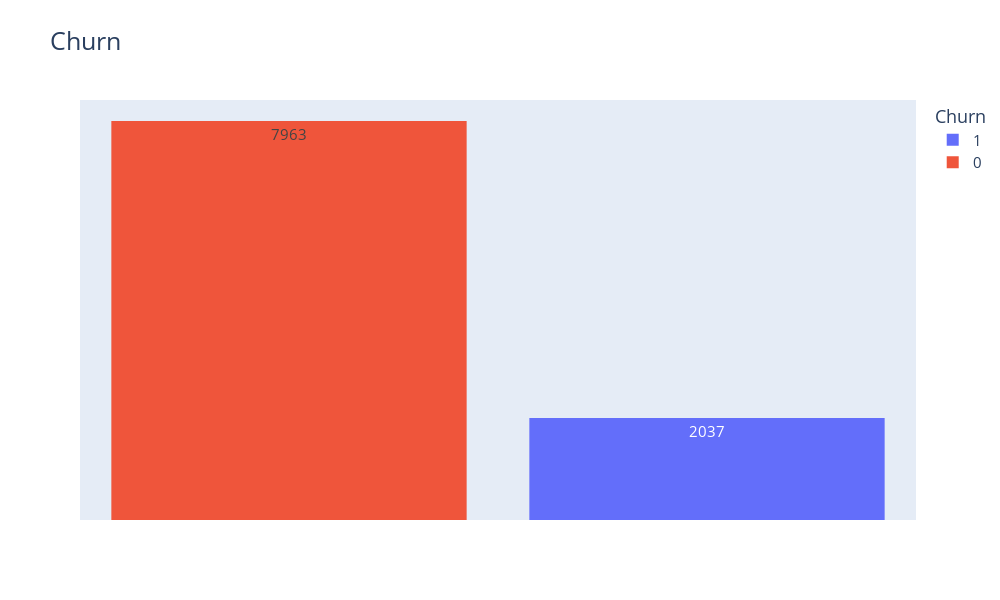

Source (notebook cell):
### Markdown cell above
## Variaveis Categoricas

### Code cell
#Grafico de Churn
fig = px.histogram(dados, x = 'churn',title='Churn',
                   color='churn', text_auto=True,
                   labels={'churn':'Churn'})

fig.update_layout(title_font_size=25,height=600, width=1000,
                  font_size=15,bargap=0.15,
                  yaxis={'visible': False, 'showticklabels': False},
                  xaxis={'visible': False, 'showticklabels': False})

fig.show()

### Figure 1 — Plotly figure (JSON) as saved in the notebook; plotly's stock layout.template omitted (floating-point values rounded to 4 significant figures; data arrays with more than 128 entries replaced by an {"elided": "..."} marker saying what was removed)
{"data": [{"alignmentgroup": "True", "bingroup": "x", "hovertemplate": "Churn=%{x}<br>count=%{y}<extra></extra>", "legendgroup": "1", "marker": {"color": "#636efa", "pattern": {"shape": ""}}, "name": "1", "offsetgroup": "1", "orientation": "v", "showlegend": true, "texttemplate": "%{value}", "type": "histogram", "x": {"elided": "2037 int values"}, "xaxis": "x", "yaxis": "y"}, {"alignmentgroup": "True", "bingroup": "x", "hovertemplate": "Churn=%{x}<br>count=%{y}<extra></extra>", "legendgroup": "0", "marker": {"color": "#EF553B", "pattern": {"shape": ""}}, "name": "0", "offsetgroup": "0", "orientation": "v", "showlegend": true, "texttemplate": "%{value}", "type": "histogram", "x": {"elided": "7963 int values"}, "xaxis": "x", "yaxis": "y"}], "layout": {"bargap": 0.15, "barmode": "relative", "font": {"size": 15}, "height": 600, "legend": {"title": {"text": "Churn"}, "tracegroupgap": 0}, "title": {"font": {"size": 25}, "text": "Churn"}, "width": 1000, "xaxis": {"anchor": "y", "categoryarray": [1, 0], "categoryorder": "array", "domain": [0, 1], "showticklabels": false, "title": {"text": "Churn"}, "visible": false}, "yaxis": {"anchor": "x", "domain": [0, 1], "showticklabels": false, "title": {"text": "count"}, "visible": false}}}
